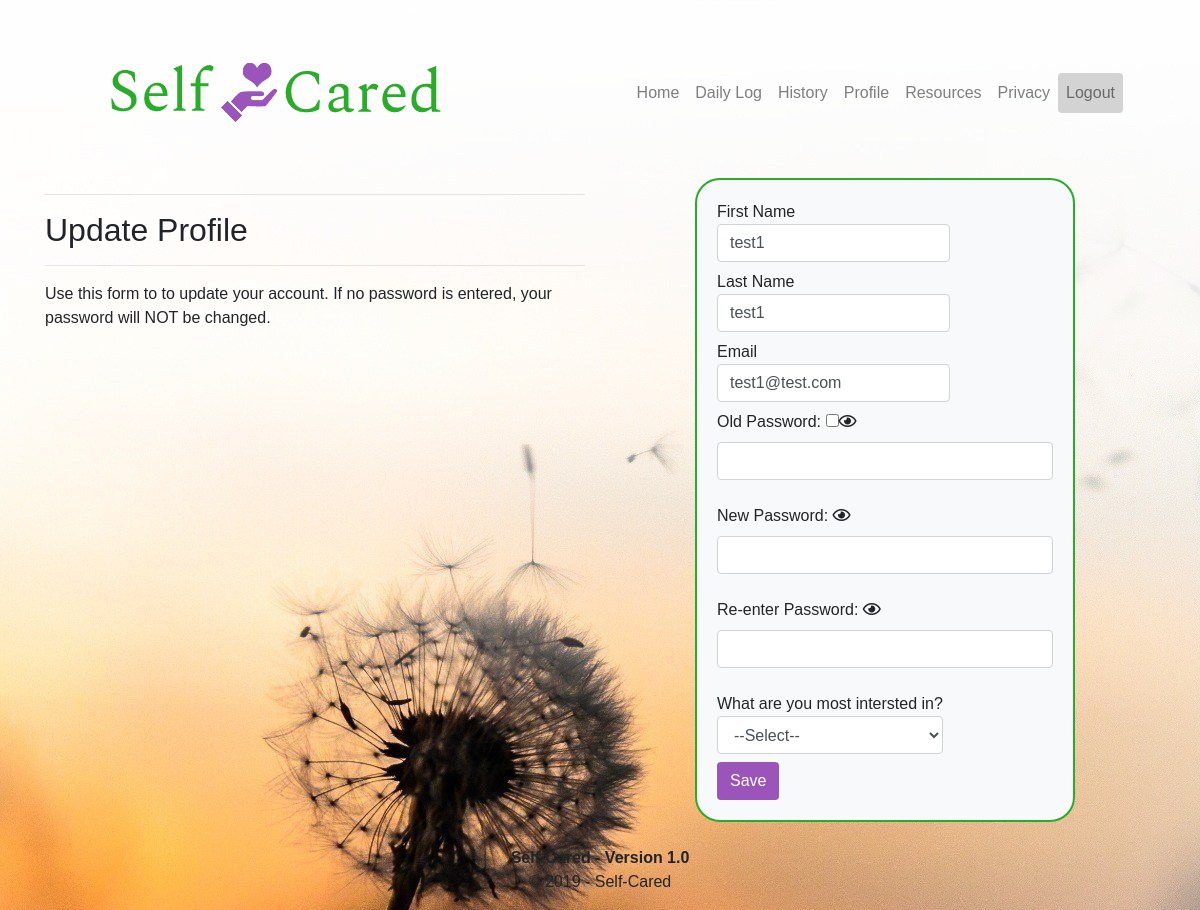
The app's page /profile.php (signed in) with its own data.
### tables this page shows
CREATE TABLE `user` (
  `user_id` int(6) NOT NULL,
  `first_name` varchar(30) NOT NULL,
  `last_name` varchar(30) NOT NULL,
  `email` varchar(60) NOT NULL,
  `password` text NOT NULL,
  `interest` int(11) NOT NULL,
  `date_joined` timestamp NOT NULL DEFAULT CURRENT_TIMESTAMP ON UPDATE CURRENT_TIMESTAMP,
  `date_registered` date NOT NULL
);

### profile.php (the view, shortened to what this page needs)
<?php
include_once 'inc/layout/header.php';
include_once 'inc/layout/navbar.php';
?>
<?php
    $user_id = $_SESSION['user_id'];
    $db = new mysqli('localhost','root','','care');
    $db->set_charset('utf8');
    $user_sql = "SELECT * FROM user WHERE user_id=" . $user_id;
    $user_result = $db->query($user_sql);
    if ($user_result->num_rows == 1) {
        while ($row = $user_result->fetch_assoc()){
            $email = $row['email'];
            $first_name = $row['first_name'];
            $last_name = $row['last_name'];
        }
    } else {
        $heading = '<div class="alert alert-danger">I couldnt find your record or something went wrong.</div>';
        $flag = false;
    }
?>
<div class="row">
        <div class="col-6">
            <hr>
            <h2>Update Profile</h2>
            <hr>
            <p>Use this form to to update your account.
                If no password is entered, your password will NOT be changed.</p>
        </div>
        <div class="col-1"></div>
        <div id="registerdiv" class="col-md-4 bg-light">
            <form action="profile.php" method="POST">
                <label for="first_name">First Name<br>
                    <input class="form-control" type="text" name="first_name" id="first_name" maxlength="20" <?php echo (isset($first_name)) ? 'value="'.$first_name.'"' : 'placeholder="First"'; ?>>
                </label>
                <br>
                <label for="last_name">Last Name<br>
                    <input class="form-control" type="text" name="last_name" id="last_name" maxlength="20" <?php echo (isset($last_name)) ? 'value="'.$last_name.'"' : 'placeholder="Last"'; ?>>
                </label>
                <br>
                <label for="email">Email
                    <input class="form-control" type="email" id="email" name="email" <?php echo (isset($email)) ? 'value="'.$email.'"' : 'placeholder="e-mail"'; ?>>
                </label>
                <br>
                <label for="oldpassword">Old Password:</label>
                    <label for="showold"><input type="checkbox" id="showold" onclick="showPassword('oldpassword')"><i class="far fa-eye"></i></label>
                    <input class="form-control" type="password" id="oldpassword" name="oldpassword">
                <br>
                <label for="newpassword">New Password:</label>
                    <input type="checkbox" id="show" onclick="showPassword('newpassword')"><label for="show"><i class="far fa-eye"></i></label>
                    <input class="form-control" type="password" id="newpassword" name="newpassword">
                <br>
                <label for="password2">Re-enter Password:</label>
                    <input type="checkbox" id="show2" onclick="showPassword('password2')"><label for="show2"><i class="far fa-eye"></i></label>
                    <input class="form-control" type="password" id="password2" name="password2">
                <br>
                <label for="interest">What are you most intersted in?
                    <select class="form-control" name="interest" id="interest">
                        <option value="">--Select--</option>
                    </select>
                </label>
                <br><input class="btn mybutton" type="submit" value="Save" id="submit">
            </form>
        </div>
    </div>
</div>
<?php include_once 'inc/layout/footer.php'; ?>

### css/style.css (style rules this page uses)
body { font-family: Arial, Helvetica, sans-serif; margin: 0; padding: 0; background-image: url('../img/bg_home.jpg'); background-repeat: no-repeat; background-position: left top; background-attachment: fixed; background-size: auto; }
#registerdiv { background-color: #FFFFFF; border: 2px solid #29ac2a; border-radius: 25px; padding: 20px; }
.mybutton { background-color: #9b54b9; color: #FFFFFF; }
input { outline: none; }

### records on screen
user: first_name "test1", last_name "test1", email "test1@test.com"
